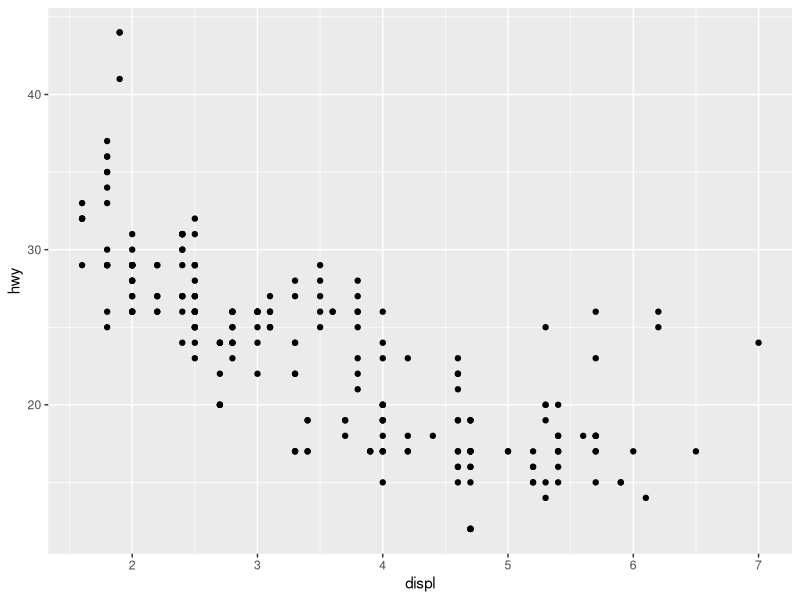
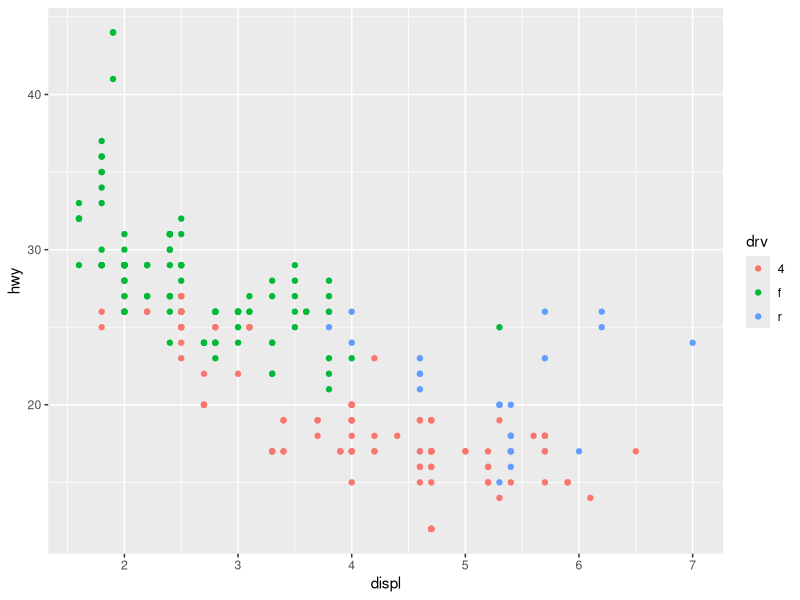
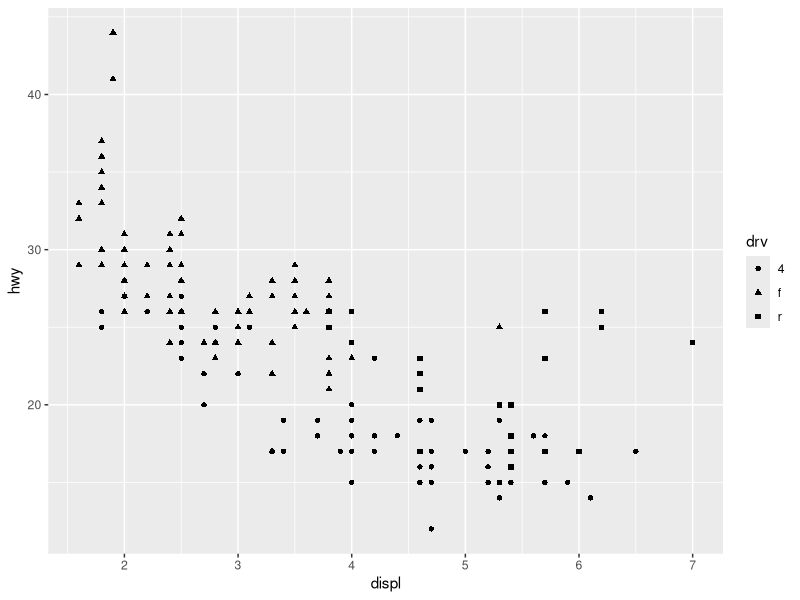
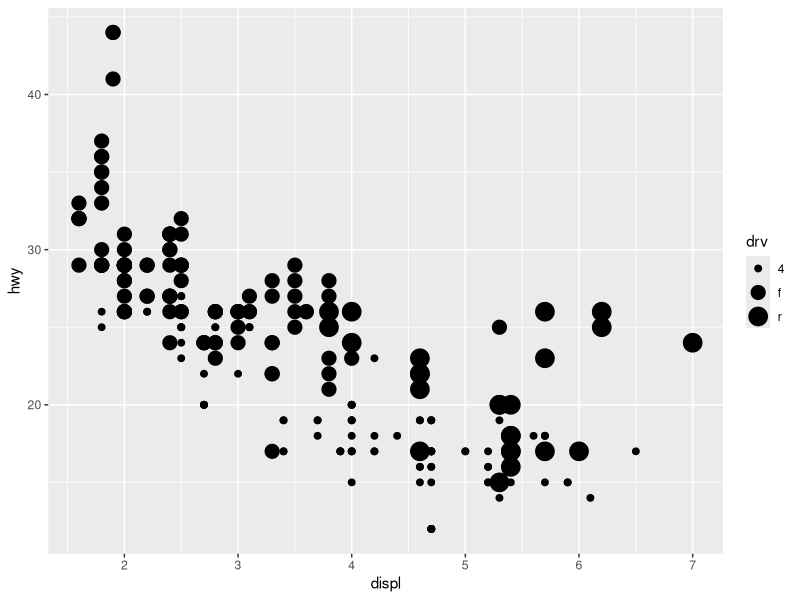
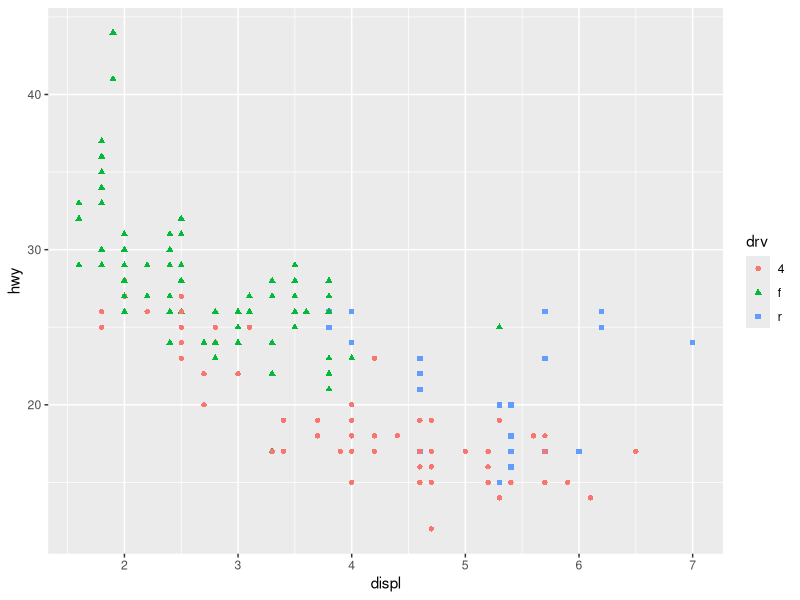
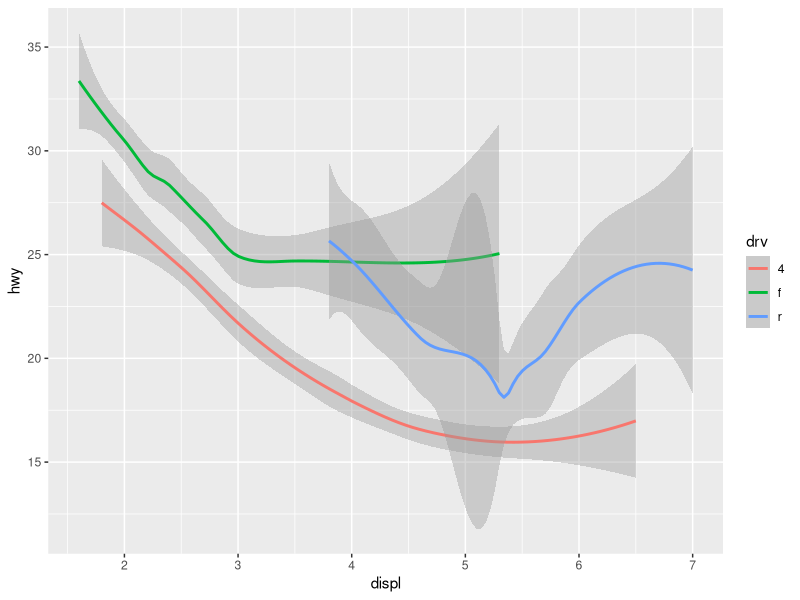
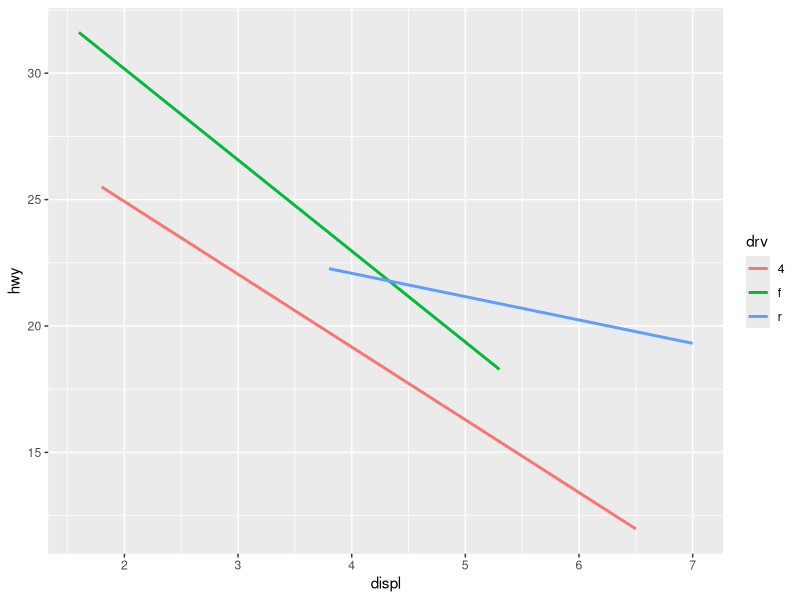
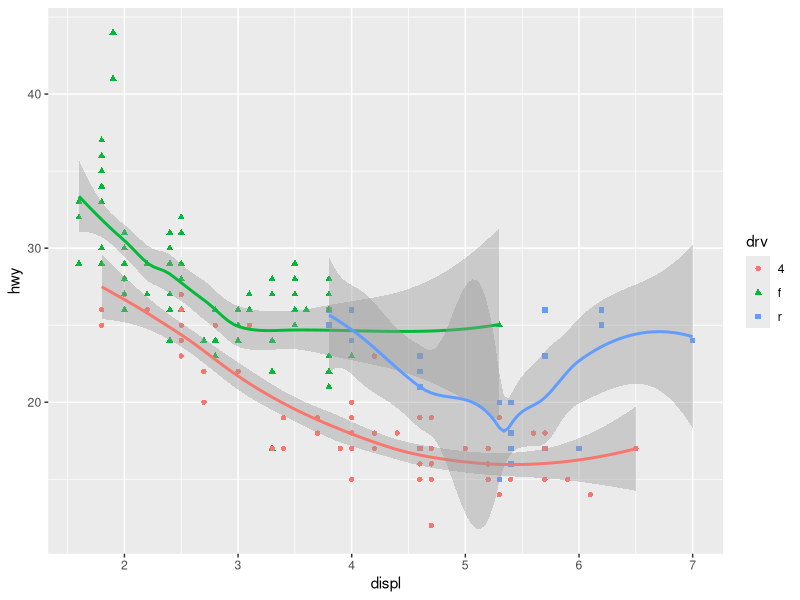

Source code (R) for these figures, in order:
## ---- chunk 1
# install.packages('tidyverse'); install.packages('magrittr') 
library(tidyverse); library(magrittr)
## ---- chunk 2
unlist(tapply(mtcars[mtcars$vs == 0, ]$mpg, mtcars[mtcars$vs == 0, ]$cyl, range))
## ---- chunk 3
mtcars0 <- mtcars[mtcars$vs == 0, ]
mt.ranges <- tapply(mtcars0$mpg, mtcars0$cyl, range)

do.call(rbind, mt.ranges)
## ---- chunk 4
mtcars %>% 
  filter(vs == 0) %>% 
  group_by(cyl) %>% 
  summarise(range(mpg), .groups = 'drop')
## ---- chunk 5
mpg ## Dataset from the ggplot2 package
## ---- chunk 6
ggplot(data = mpg) + # base plot
  geom_point(mapping = aes(x = displ, y = hwy)) # specifying points
## ---- chunk 7
ggplot(data = mpg) +
  geom_point(mapping = aes(x = displ, y = hwy, color = drv)) 
## ---- chunk 8
ggplot(data = mpg) +
  geom_point(mapping = aes(x = displ, y = hwy, shape = drv)) 
## ---- chunk 9
ggplot(data = mpg) +
  geom_point(mapping = aes(x = displ, y = hwy, size = drv)) 
## ---- chunk 10
ggplot(data = mpg) +
  geom_point(mapping = aes(x = displ, y = hwy, 
                           shape = drv, color = drv)) 
## ---- chunk 11
ggplot(data = mpg) +
  geom_smooth(mapping = aes(x = displ, y = hwy, color = drv)) 
## ---- chunk 12
ggplot(data = mpg) +
  geom_smooth(mapping = aes(x = displ, y = hwy, color = drv),
              method = 'lm', se = FALSE) # Linear model, no error bars
## ---- chunk 13
ggplot(data = mpg) +
  geom_point(mapping = aes(x = displ, y = hwy,
                            shape = drv, color = drv)) +
  geom_smooth(mapping = aes(x = displ, y = hwy, color = drv),
              show.legend = FALSE) ## Surpress this legend 
## ---- chunk 14
ggplot(data = mpg, 
       aes(x = displ, y = hwy, color = drv) # 'Global' aesthetics
       ) +
  geom_point(aes(shape = drv) # 'Geom specific' aesthetic
             ) +
  geom_smooth(aes(linetype = drv),
              show.legend = FALSE) + # Surpress this legend 
  facet_wrap(~ drv) + # Create subplots by a variable
  labs(title = "Title", subtitle = 'sub', caption = 'caption',
       y = "MPG on Highway", x = "Engine Size (L)") + # Custom Labels
  theme_bw() # New plot theme
## ---- chunk 15
ggplot(mpg, aes(x=class, y=hwy, fill = class)) + # 'Global' aes
  geom_boxplot() + # make a boxplot
  theme_minimal() # 'minimal' theme
## ---- chunk 16
ggplot(mpg, aes(x=class, y=hwy, fill = drv)) + # 'Global' aes
  geom_col() + # make a boxplot
  theme_classic()
## ---- chunk 17
mtcars %>% head()
## ---- chunk 18
## First column as vector
mtcars[,1] 
## or
mtcars[,'mpg']
## or
mtcars$mpg
## or (unnecessarily)
getElement(mtcars, 'mpg')
## ---- chunk 19
head( mtcars[,1, drop = FALSE] )

head( mtcars[,1:2] )
## ---- chunk 20
## First column as vector
pull(mtcars, 1) # same as mtcars[,1]
## or with the 'pipe'
mtcars %>% pull(1)
mtcars %>% pull(mpg) # same as mtcars$mpg
## ---- chunk 21
subset(mtcars, disp >= mean(disp))
## ---- chunk 22
## Multiple filtering options. 
## Equivalent of multiple '&' statements in subset
mtcars %>% 
  filter(disp >= mean(disp),
         carb == 4,
         vs == 0)
## ---- chunk 23
## Subset data.frame
subset(mtcars, carb == 4, select = c(mpg, cyl, carb))

## Subset to vector
subset(mtcars, carb == 4, select = cyl, drop = TRUE)
## ---- chunk 24
## Subset data.frame
mtcars %>% 
  filter(carb == 4) %>% 
  select(mpg, cyl, carb)

## Subset to vector
mtcars %>% 
  filter(carb == 4) %>% 
  pull(cyl)
## ---- chunk 25
mtcars$log.mpg <- log(mtcars$mpg)
## ---- chunk 26
mtcars$s.mpg <- (mtcars$mpg - mean(mtcars$mpg))/sd(mtcars$mpg)

# Or just use the 'scale' function
# mtcars$s.mpg <- scale(mtcars$mpg)
## ---- chunk 27
mtcars %>% 
  mutate(across(where(is.numeric), scale))

## or maybe
mtcars %>% 
  mutate(across(starts_with("c"), log))
## ---- chunk 28
## Getting the mean mpg by cyl group
tapply(mtcars$mpg, mtcars$cyl, mean)

## Making a custom function
tapply(mtcars$mpg, mtcars$cyl, function(x) round(mean(x), 2))
## ---- chunk 29
## summarise our data set by one group
mtcars %>% 
  group_by(cyl) %>% 
  summarise(Mean_mpg = mean(mpg), SD_mpg = sd(mpg),
            Mean_disp = mean(disp), SD_disp = sd(disp))

## group by multiple variables
mtcars %>% 
  group_by(cyl, vs) %>% 
  summarise(n = n(), Mean_mpg = mean(mpg), SD_mpg = sd(mpg),
            Mean_disp = mean(disp), SD_disp = sd(disp))
## ---- chunk 30
## Scaling mpg within cyl category
mtcars %>% 
  group_by(cyl) %>% 
  mutate(s.mpg = scale(mpg))
## ---- chunk 31
mtcars %>% 
  plyr::ddply(~ cyl, .fun = function(set){
    ## linear model for each cly level
    mod <- lm(mpg ~ disp, data = set) 
    
    ## Model coefficients
    coef(mod)
  })
## ---- chunk 32
## Making a list to work with
l.mtcars <- split(mtcars, mtcars$cyl)

l.mtcars %>% 
  plyr::ldply(.fun = function(set) {
    ## linear model for each cly level
    mod <- lm(mpg ~ disp, data = set) 
    
    ## Model coefficients
    coef(mod)
  })
## ---- chunk 33
par(mfrow=c(1,3))
mpg %>% 
  plyr::d_ply(~ drv, .fun = function(set){
    
    ## Linear model for regression line
    .mod <- lm(hwy ~ displ, data = set)
    .coef <- coef(.mod)
  
    ## Title
    title <- paste('drv =', unique(set$drv))
    
    ## Overcomplicated code for colors
    if(unique(set$drv) == 4){
      line.col <- 'firebrick3'
    } else if(unique(set$drv) == 'f'){
      line.col <- 'deepskyblue2'
    } else line.col <- 'forestgreen'
    
    plot(hwy ~ displ, data = set, col = line.col, main = title)
    abline(a = .coef[1], b = .coef[2], col = line.col)
  })

